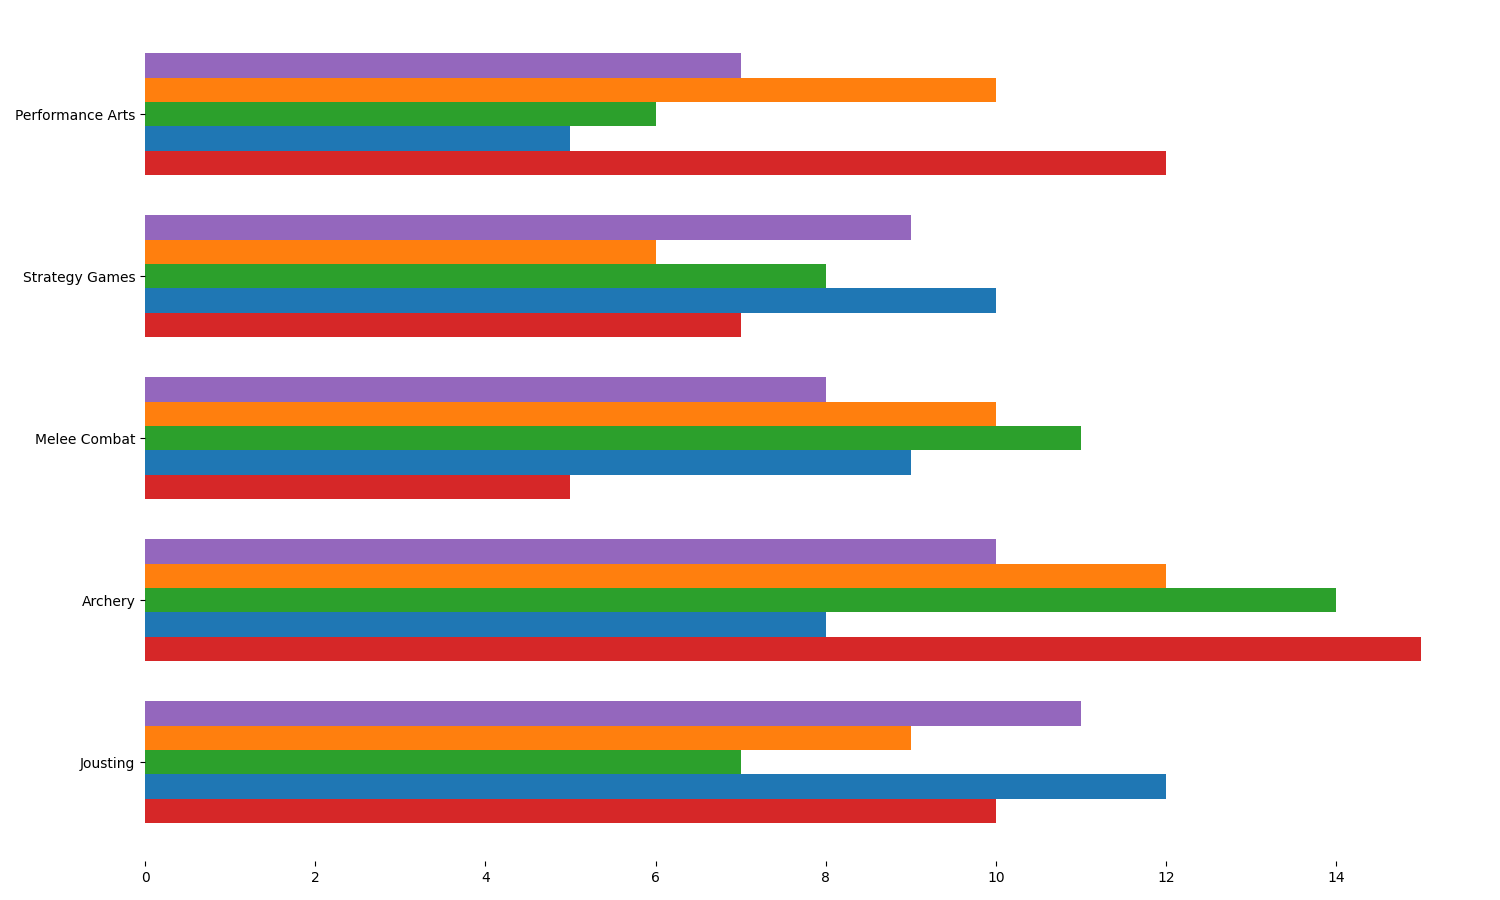

Source code (Python):
import matplotlib.pyplot as plt
import numpy as np

kingdoms = ['Avalon', 'Eldoria', 'Valoria', 'Drakonia', 'Mystica']
events = ['Jousting', 'Archery', 'Melee Combat', 'Strategy Games', 'Performance Arts']

victories = np.array([
    [10, 15, 5, 7, 12],
    [12, 8, 9, 10, 5],
    [7, 14, 11, 8, 6],
    [9, 12, 10, 6, 10],
    [11, 10, 8, 9, 7]
])

colors = ['#d62728', '#1f77b4', '#2ca02c', '#ff7f0e', '#9467bd']

fig, ax = plt.subplots(figsize=(15, 9))
bar_height = 0.15
indices = np.arange(len(events))

for i, kingdom in enumerate(kingdoms):
    ax.barh(indices + i * bar_height, victories[i], bar_height, color=colors[i])

ax.set_yticks(indices + bar_height * (len(kingdoms) - 1) / 2)
ax.set_yticklabels(events)

ax.spines['top'].set_visible(False)
ax.spines['right'].set_visible(False)
ax.spines['left'].set_visible(False)
ax.spines['bottom'].set_visible(False)

plt.tight_layout()
plt.show()
